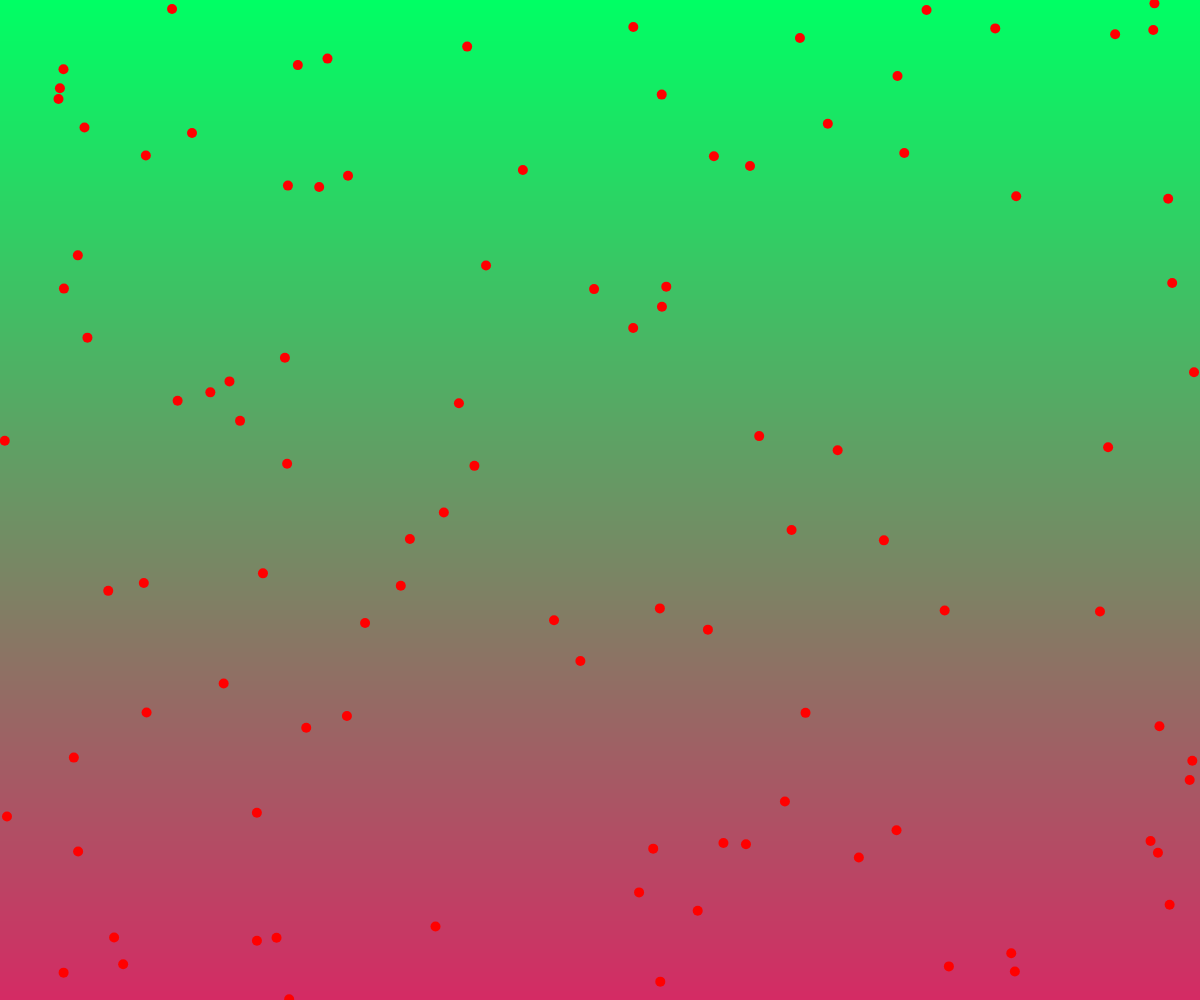
Frame 1 (no input)
Frame 60 (no input): identical to frame 1, image omitted
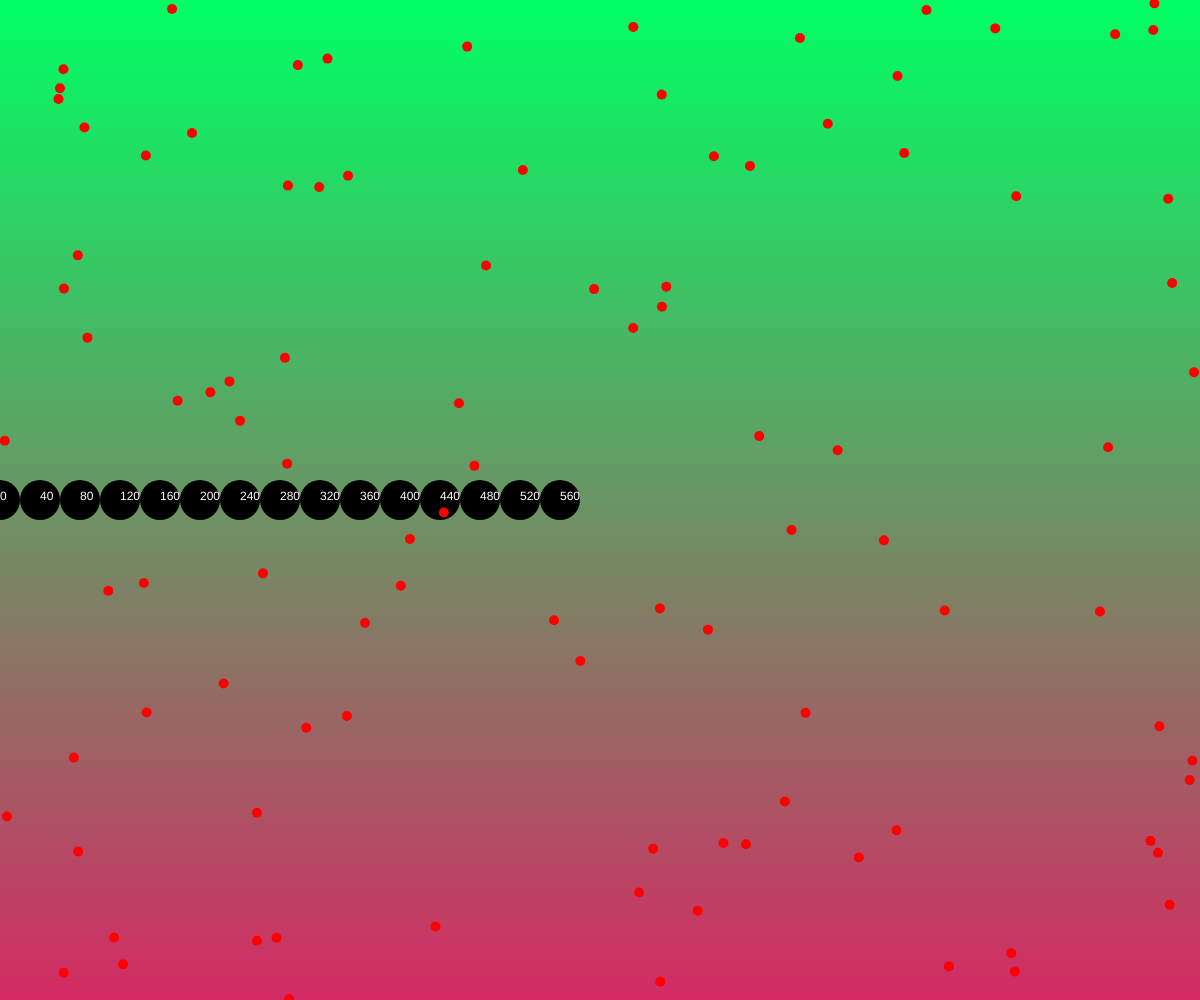
Frame 120 (the mouse pressed at the canvas centre since frame 60)

The p5.js sketch that drew these frames (run headless with seeded random() and noise() and a simulated clock; from frame 60 on, the mouse is pressed at the canvas centre):

// p5.js sketch
// ── sketch.js
// Project Title
// Your Name
// Date


function setup() {
  createCanvas(windowWidth, windowHeight);
}

function draw() {
  myBackground();
  myForeground();
}

function myBackground(){
  //use loop to draw a backround
  noStroke()
  let rectHeight = 1;
  for(let y = 0; y < height; y+= rectHeight){
    let value = map(y,0,width,0,255);
    fill(value,255-value,100);
    rect(0, y, width, rectHeight);
  }
}

function myForeground(){
  //use for or while to draw on canvas
  for (let x = 0; x < mouseX; x = x + 40){
    fill(0);
    circle(x, height/2, 40)
    fill(255);
    text(x,x,height/2);
  }

  //draw stars
  randomSeed(10);
  let starCount = 0;
  fill(255,0,0);
  while(starCount < 100){
    let x =random(0, width);
    let y = random(0, height);
    circle(x,y,10);
    starCount++;
    
    
  }
}
